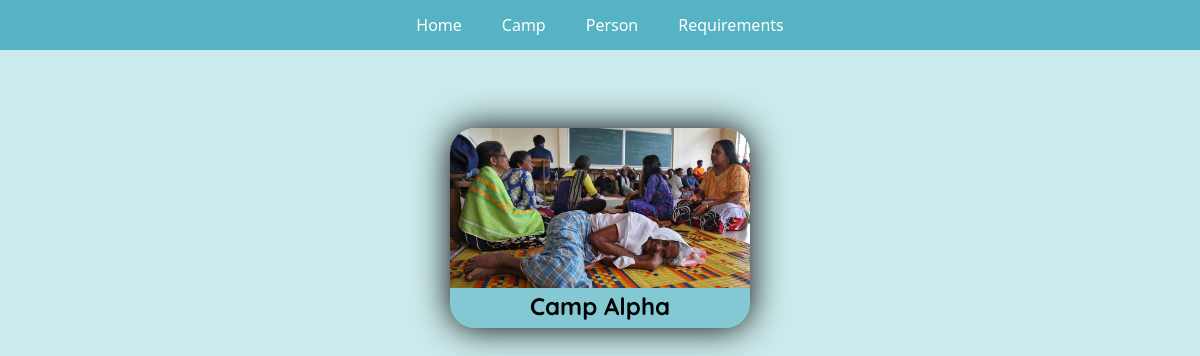
The page /Camp on the database as committed earlier.
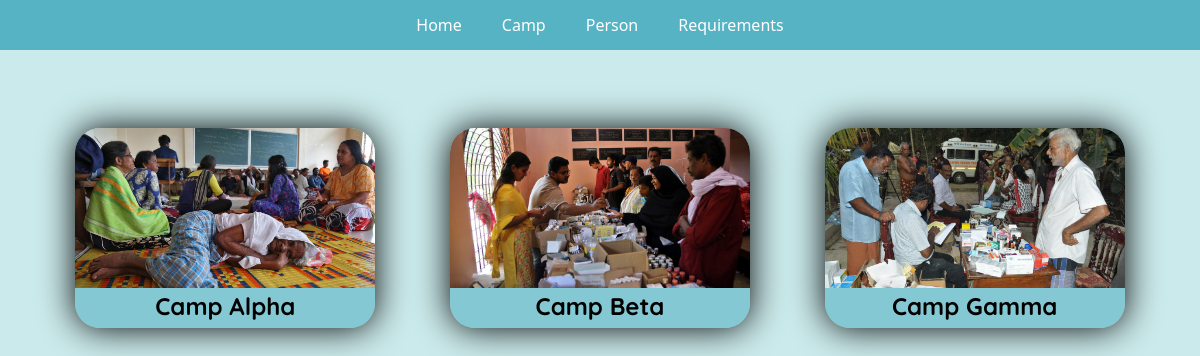
The same page on the database as committed later.
### Main/models.py (models this page shows)
class Camp(models.Model):
    camp_id = models.CharField(max_length=3,unique=True)
    camp_name = models.CharField(max_length=20)
    camp_add = models.CharField(max_length=60)
    camp_district = models.CharField(max_length=20)
    camp_state = models.CharField(max_length=20)
    camp_man = models.CharField(max_length=20)
    man_id = models.CharField(max_length=5,unique=True)
    camp_img = models.ImageField(upload_to="Camp_Images")
    man_contact = models.IntegerField()
    curr_capacity = models.PositiveIntegerField()
    total_capacity = models.PositiveIntegerField()
    rat_towel = models.PositiveIntegerField()
    rat_soap = models.PositiveIntegerField()

### Main/views.py (the view)
# urls.py: path('Camp',views.camp),
def camp(request):
    obj = Camp.objects.all()
    return render(request,'Camp.html',{"obj":obj})

### Main/templates/Camp.html (shortened to what this page needs)
<!DOCTYPE html>
<html lang="en">
<head>
    <link href="static/css/bootstrap.min.css" rel="stylesheet" type="text/css">
    <link href="static/css/stylesCamp.css" rel="stylesheet" type="text/css">
    <link href="static/css/stylesNavbar.css" rel="stylesheet" type="text/css">
</head>
<body>
    <header>
        <nav class="navbar navbar-expand">
            <ul class="navbar-nav row">
                <li class="nav-item col"><a class="nav-link" href="./">Home</a></li>
                <li class="nav-item col"><a class="nav-link" href="Camp">Camp</a></li>
                <li class="nav-item col"><a class="nav-link" href="Person">Person</a></li>
                <li class="nav-item col"><a class="nav-link" href="Requirements">Requirements</a></li>
            </ul>
        </nav>
    </header>
<main>
    <section class="camp container">
        {% for i in obj %}
        <section id="{{i.camp_name}}" class="item campContain">
            <article>
                <img src="media/{{i.camp_img}}" onclick="show('{{i.camp_id}}','{{i.camp_name}}')">
            </article>
            <article class="title" onclick="show('{{i.camp_id}}','{{i.camp_name}}')"><font>{{i.camp_name}}</font></article>
        </section>
        {% endfor %}
    </section>
</main>
</body>
</html>

### Main/static/css/stylesCamp.css (style rules this page uses)
body { overflow-x: hidden; background-color: rgba(0, 153, 158, 0.205); }
main { margin-top: 50px; }
.camp { align-items: center; margin-top: 5em; height: fit-content; padding: 3em; display: grid; grid-gap: 5em; grid-template-columns: repeat(auto-fit, minmax(250px, 1fr)); place-items: center; }
.campContain { padding: 0px; margin: 0px; width: 300px; height: 200px; border-radius: 25px; overflow: hidden; text-align: center; background-color: rgba(85, 179, 196, 0.603); box-shadow: 0px 0px 35px rgb(0, 0, 0); transition: box-shadow 1s; }
.campContain img { min-width: 100%; object-fit: cover; max-width: 100%; height: 160px; }
.campContain font { color: black; font-family: Quicksand; font-size: 24px; }

### Main/static/css/stylesNavbar.css (style rules this page uses)
.navbar { width: 100%; justify-content: center; background-color: rgb(85, 179, 196); height: 50px; position: fixed; top: 0px; z-index: 100; }
.navbar a { color: white; }

Rows that differ between the two databases and show on the page:
added Camp: camp_img (picture), camp_name "Camp Beta"
added Camp: camp_img (picture), camp_name "Camp Gamma"
